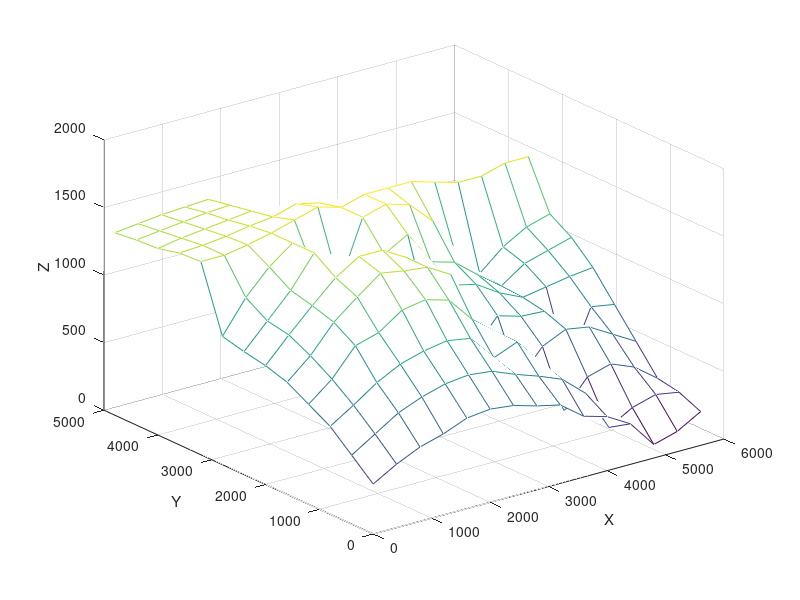
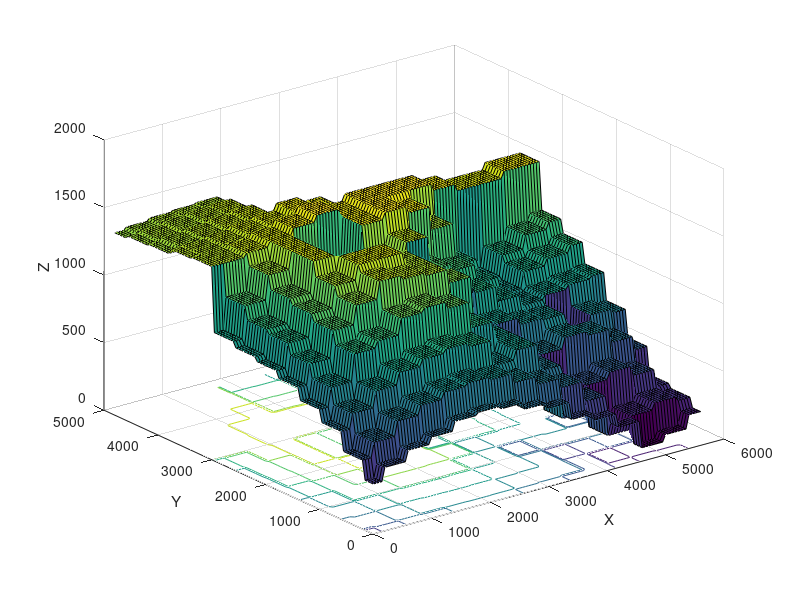
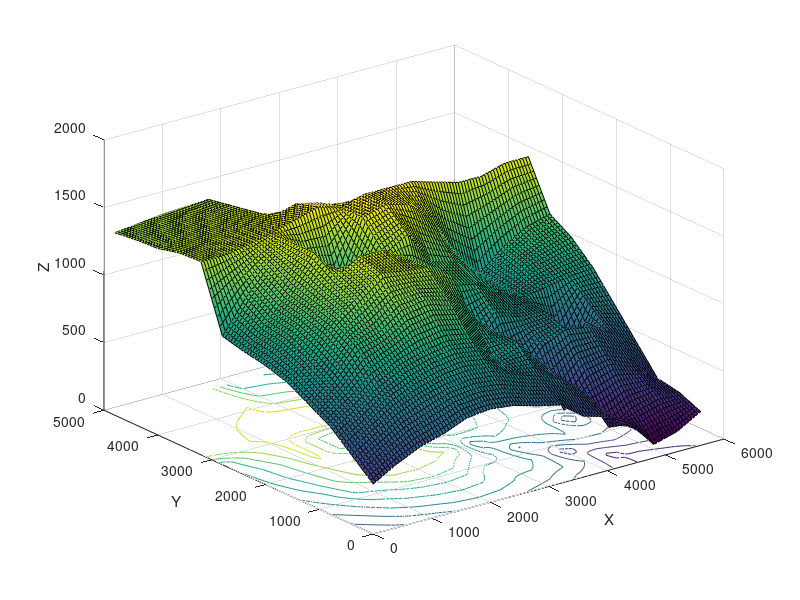
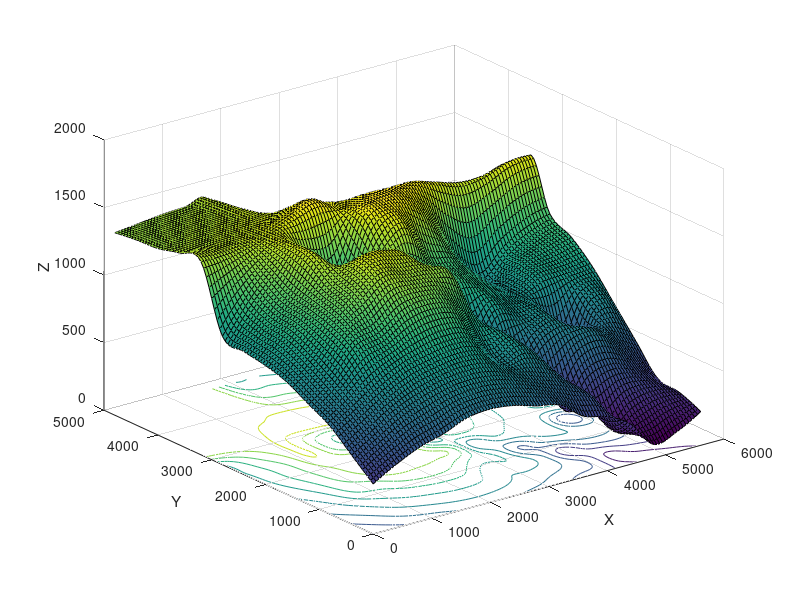

Source code (MATLAB) for these figures, in order:
clear;
x=0:400:5600;
y=0:400:4800;
z=[370 470 550 600 670 690 670 620 580 450 400 300 100 150 250;
   510 620 730 800 850 870 850 780 720 650 500 200 300 350 320;
   650 760 880 970 1020 1050 1020 830 900 700 300 500 550 480 350;
   740 880 1080 1130 1250 1280 1230 1040 900 500 700 780 750 650 550;
   830 980 1180 1320 1450 1420 1400 1300 700 900 850 840 380 780 750;
   880 1060 1230 1390 1500 1500 1400 900 1100 1060 950 870 900 930 950;
   910 1090 1270 1500 1200 1100 1350 1450 1200 1150 1010 880 1000 1050 1100;
   950 1190 1370 1500 1200 1100 1550 1600 1550 1380 1070 900 1050 1150 1200;
   1430 1430 1460 1500 1550 1600 1550 1600 1600 1600 1550 1500 1500 1550 1550;
   1420 1430 1450 1480 1500 1550 1510 1430 1300 1200 980 850 750 550 500;
   1380 1410 1430 1450 1470 1320 1280 1200 1080 940 780 620 460 370 350;
   1370 1390 1410 1430 1440 1140 1110 1050 950 820 690 540 380 300 210;
   1350 1370 1390 1400 1410 960 940 880 800 690 570 430 290 210 150];
figure(1)
mesh(x,y,z)
xlabel('X'),ylabel('Y'),zlabel('Z');
xi=0:50:5600;
yi=0:50:4800;
figure(2)
z1i=interp2(x,y,z,xi,yi','nearest');
surfc(xi,yi,z1i)
xlabel('X'),ylabel('Y'),zlabel('Z');
figure(3)
z2i=interp2(x,y,z,xi,yi');
surfc(xi,yi,z2i)
xlabel('X'),ylabel('Y'),zlabel('Z');
figure(4)
z3i=interp2(x,y,z,xi,yi','cubic');
surfc(xi,yi,z3i)
xlabel('X'),ylabel('Y'),zlabel('Z');